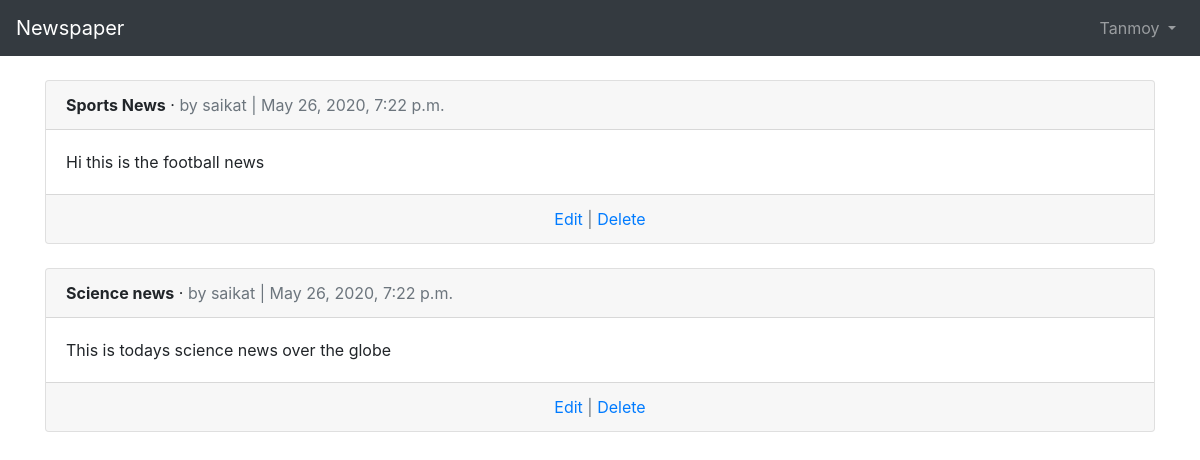
The page /articles/ (signed in) on the database its author committed.
### users/models.py (models this page shows)
class CustomUser(AbstractUser):
	age = models.PositiveIntegerField(null=True,blank=True)

### articles/models.py (models this page shows, shortened)
class Article(models.Model):
	title = models.CharField(max_length = 255)
	body = models.TextField()
	date = models.DateTimeField(auto_now_add = True)
	author = models.ForeignKey(
		get_user_model(),
		on_delete = models.CASCADE,
		)

### articles/views.py (the view)
# urls.py: path('',ArticleListView.as_view(),name='article_list'),
class ArticleListView(ListView):
	model = Article
	template_name = 'article_list.html'

### templates/article_list.html (shortened to what this page needs)
{% extends 'base.html' %}
{% block content %}
  {% for article in object_list %}
    <div class="card">
      <div class="card-header">
        <span class="font-weight-bold">{{ article.title }}</span> &middot;
        <span class="text-muted">by {{ article.author }} | {{ article.date }}</span>
      </div>
      <div class="card-body">
        {{ article.body }}
      </div>
      <div class="card-footer text-center text-muted">
        <a href="#">Edit</a> |
        <a href="#">Delete</a>
      </div>
    </div>
    <br />
  {% endfor %}
{% endblock content %}

### templates/base.html (shortened to what this page needs)
<!doctype html>
<html lang="en">
  <head>
    <link rel="stylesheet" href="https://stackpath.bootstrapcdn.com/bootstrap/4.1.3/css/bootstrap.min.css">
  </head>
  <body>
    <nav class="navbar navbar-expand-md navbar-dark bg-dark mb-4">
      <a class="navbar-brand" href="{% url 'home' %}">Newspaper</a>
      <div class="collapse navbar-collapse" id="navbarCollapse">
        {% if user.is_authenticated %}
          <ul class="navbar-nav ml-auto">
            <li class="nav-item">
              <a class="nav-link dropdown-toggle" href="#" id="userMenu" data-toggle="dropdown" aria-haspopup="true" aria-expanded="false">
                {{ user.username }}
              </a>
            </li>
          </ul>
        {% endif %}
      </div>
    </nav>
    <div class="container">
      {% block content %}
      {% endblock content %}
    </div>
  </body>
</html>

### rows shown on the page
CustomUser: username "Tanmoy"
Article: title "Sports News", author "saikat", date "May 26, 2020, 7:22 p.m.", body "Hi this is the football news"
Article: title "Science news", author "saikat", date "May 26, 2020, 7:22 p.m.", body "This is todays science news over the globe"
